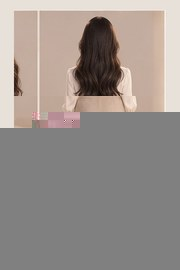
#> input picture scripts/experiments/fixtures/e11u02/C04_SuWan_rear_anchor_180.jpg, 180 x 270 px
$ python -i postprocess_e13u01_v4.py   (imports and definitions only)
#> lines starting #> are read from the running program, lines starting #| are printed output that depends on the picture
"""Deterministic production compositor for E13U01 v4.

The upstream H3 v3 provider output supplies the accepted C01 entrance performance and
E12U06 stage continuity. This compositor replaces only the two classes of content that
must be exact rather than generative:

1. Shot 1 (00:00-00:05) becomes a deterministic canonical identity-title plate.
2. Shot 2 keeps the H3 pixels for C01 and stage motion, while removing the inherited
   E12 loading blocks and applying a soft follow-spot to the authored entrance path.

The source audio is preserved and trimmed to the final 10-second Unit.
"""
from __future__ import annotations

import argparse
import hashlib
import math
import shutil
import subprocess
import tempfile
from pathlib import Path

from PIL import Image, ImageDraw, ImageEnhance, ImageFilter, ImageFont

WIDTH = 864
HEIGHT = 480
FPS = 24
UNIT_SECONDS = 10
SHOT_CUT_SECONDS = 5
TITLE_LINE_1 = "沈知意"
TITLE_LINE_2 = "天枢联合创始人"


def sha256_file(path: Path) -> str:
    return hashlib.sha256(path.read_bytes()).hexdigest()


def _run(*args: str) -> None:
    subprocess.run(args, check=True)


# [37 lines left out: functions _font_path, build_screen_plate, subject_center, not called in this run]


def _remove_loading_blocks(image: Image.Image) -> Image.Image:
    base = image.convert("RGB")
    mask = Image.new("L", base.size, 0)
    draw = ImageDraw.Draw(mask)
    draw.rectangle((645, 70, WIDTH, 300), fill=255)
    mask = mask.filter(ImageFilter.GaussianBlur(7))
    black = Image.new("RGB", base.size, (3, 4, 7))
    return Image.composite(black, base, mask)


# [143 lines left out: functions _apply_follow_spot, composite, main, not called in this run]


# [2 lines not run here, left out]

>>> import cv2
>>> picture = cv2.imread('fixtures/e11u02/C04_SuWan_rear_anchor_180.jpg', cv2.IMREAD_GRAYSCALE)
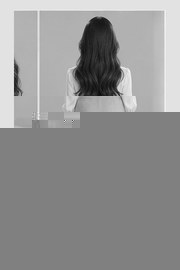
#> picture: shape (270, 180); min 8, max 247, mean 146.8
#> (the run stopped early here; a loop or call above may not have finished)
